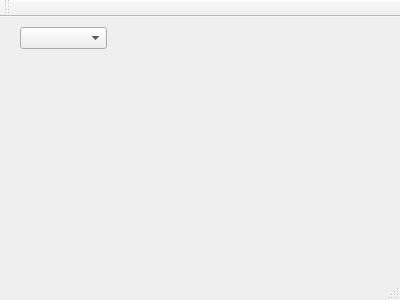
<?xml version="1.0" encoding="UTF-8"?>
<ui version="4.0">
 <class>MainWindow</class>
 <widget class="QMainWindow" name="MainWindow">
  <property name="geometry">
   <rect>
    <x>0</x>
    <y>0</y>
    <width>400</width>
    <height>300</height>
   </rect>
  </property>
  <property name="windowTitle">
   <string>MainWindow</string>
  </property>
  <widget class="QWidget" name="centralWidget">
   <widget class="QComboBox" name="comboBox">
    <property name="geometry">
     <rect>
      <x>20</x>
      <y>10</y>
      <width>87</width>
      <height>22</height>
     </rect>
    </property>
   </widget>
  </widget>
  <widget class="QMenuBar" name="menuBar">
   <property name="geometry">
    <rect>
     <x>0</x>
     <y>0</y>
     <width>400</width>
     <height>26</height>
    </rect>
   </property>
  </widget>
  <widget class="QToolBar" name="mainToolBar">
   <attribute name="toolBarArea">
    <enum>TopToolBarArea</enum>
   </attribute>
   <attribute name="toolBarBreak">
    <bool>false</bool>
   </attribute>
  </widget>
  <widget class="QStatusBar" name="statusBar"/>
 </widget>
 <layoutdefault spacing="6" margin="11"/>
 <resources/>
 <connections/>
</ui>
